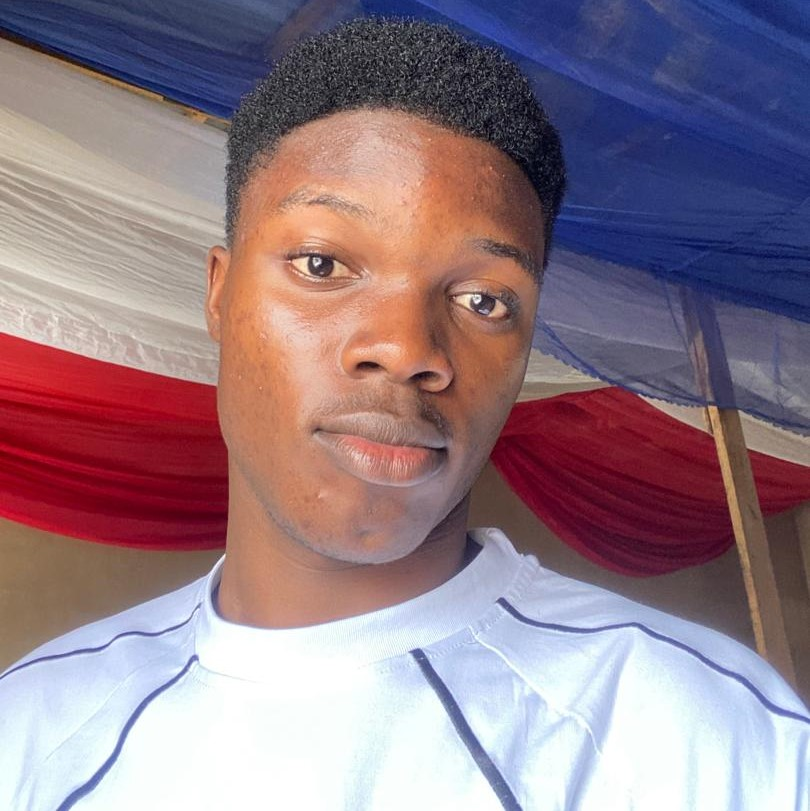
#> input picture IMG-20241019-WA0073.jpg, 810 x 811 px
$ python main.py
#> lines starting #> are read from the running program, lines starting #| are printed output that depends on the picture; after the words box and inside, x2 and y2 are one past the last pixel; in counts of white or black regions, pixels touching at a corner belong together
import cv2

face_haar_cascade = cv2.CascadeClassifier('haarcascade_frontalface_default.xml')
image = cv2.imread('IMG-20241019-WA0073.jpg')
#> image is the input picture: shape (811, 810, 3); mean B, G, R 134.8, 124.1, 146.5
grey = cv2.cvtColor(image, cv2.COLOR_BGR2GRAY)
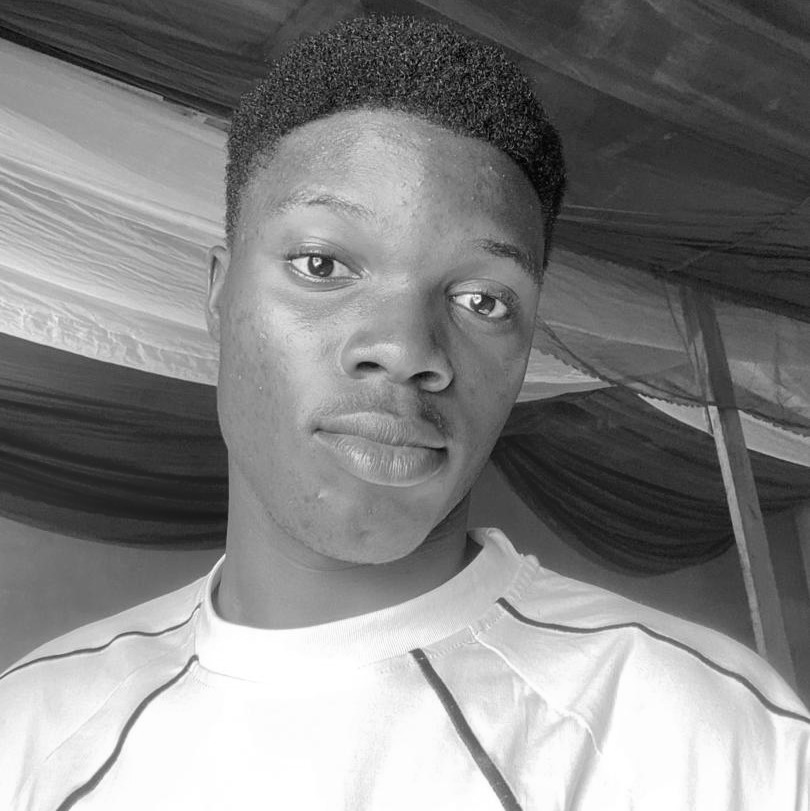
#> grey: shape (811, 810); min 1, max 255, mean 132
cv2.imshow('grey', grey)
cv2.waitKey()

faces = face_haar_cascade.detectMultiScale(grey, 1.1, 4)
#> faces = [[204, 128, 368, 368]]

for (x, y, w, h) in faces:
    cv2.rectangle(image, (x, y), (x+w, y+h), (0, 255, 0), 5)
#> this loop made 1 pass
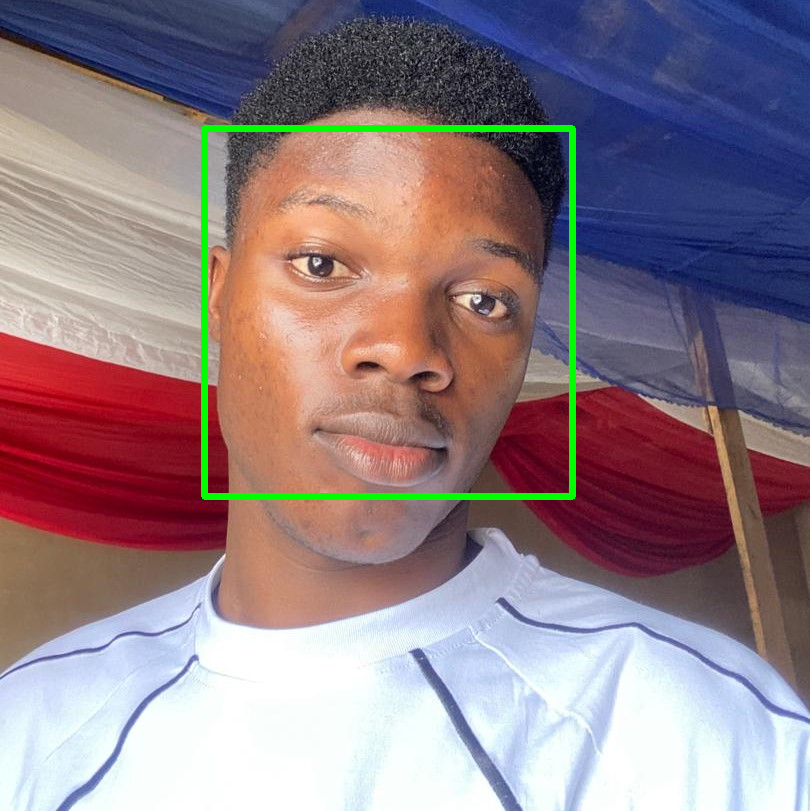
#> image: shape (811, 810, 3); 1.57% of pixels changed, all inside (x1, y1, x2, y2) = (201, 125, 576, 500)
cv2.imshow('image', image)
cv2.waitKey()
